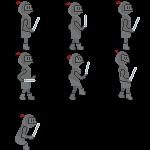
#> input picture Unit/Princess/Assets/Images/Caballero.png, 150 x 150 px, given as the content of the folder test/, which was not available
$ python merge_tiles.py
#> lines starting #> are read from the running program, lines starting #| are printed output that depends on the picture; pictures that were not available may be replaced by others from this repository, and a replacement may not be noted
import numpy as np
import cv2
import os

tilewidth = 5
alpha_limit = 0.3


def merge_tiles(path, result_path):
#> called with path = 'test/', result_path = 'test_result.png'
  imagelst = []
  size_x = -1.0
  size_y = -1.0
  size_ch = -1
  os.chdir(".")
  for file in os.listdir(path):
    img = cv2.imread(path + file, cv2.IMREAD_UNCHANGED)
#> img is the input picture: shape (150, 150, 4); mean B, G, R, A 18.3, 18.1, 18.1, 42.7
    imagelst.append(img)
    if size_x < 0 or size_y < 0 or size_ch < 0:
      size_x = img.shape[0]
#> size_x = 150
      size_y = img.shape[1]
#> size_y = 150
      size_ch = img.shape[2]
#> size_ch = 4
    else:
      if size_x != img.shape[0]:
        print('error')
      if size_y != img.shape[1]:
        print('error')
      if size_ch != img.shape[2]:
        print('error')

  total = len(imagelst)
#> total = 1
  print("For " + "{:<45}".format(result_path) + " there are a total of " + "{:<2}".format(total) + " on " + "{:<30}".format(path) + "    with size: [" + str(size_x) + ", " + str(size_y) + "] and " + str(size_ch) + " channels")
#| For test_result.png                               there are a total of 1  on test/                             with size: [150, 150] and 4 channels
  new_y = tilewidth
  new_x = int(total / tilewidth)
#> new_x = 0
  if (total % tilewidth) > 0:
    new_x += 1
#> new_x = 1

  new_x = new_x * size_x
#> new_x = 150
  new_y = new_y * size_y
#> new_y = 750
  new_ch = size_ch
#> new_ch = 4

  result = np.zeros((new_x, new_y, new_ch), np.uint8)
  pos_x = 0
  pos_y = 0
  pos_xw = pos_x + size_x
#> pos_xw = 150
  pos_yh = pos_y + size_y
#> pos_yh = 150

  for img in imagelst:
    result[pos_x:pos_xw, pos_y:pos_yh, :4] = img
    pos_y = pos_y + size_y
    if pos_y >= new_y:
      pos_x = pos_x + size_x
      pos_y = 0
    pos_xw = pos_x + size_x
    pos_yh = pos_y + size_y
#> this loop made 1 pass
#> (pos_xw, pos_yh) on pass 1: (150, 300)
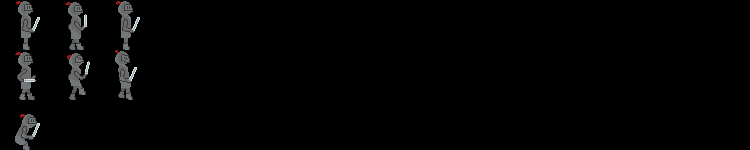
#> result: shape (150, 750, 4); mean B, G, R, A 3.7, 3.6, 3.6, 8.5
#> after the loop, pos_x = 0; pos_y = 150

  for x in range(0, new_x - 1):
    for y in range(0, new_y - 1):
      if result[x, y, 3] > alpha_limit * 255:
        result[x, y, 3] = 255
      else:
        result[x, y, 3] = 0

  cv2.imwrite(result_path, result )


merge_tiles ("test/", "test_result.png")
merge_tiles ("caballero/tiles_caminando/", "caballero/caballero_walking.png")
#| For caballero/caballero_walking.png               there are a total of 1  on caballero/tiles_caminando/        with size: [150, 150] and 4 channels
#> the loop in merge_tiles (call 2), `for img in imagelst:` made 1 pass
merge_tiles ("caballero/tiles_salto/", "caballero/caballero_jumping.png")
#| For caballero/caballero_jumping.png               there are a total of 1  on caballero/tiles_salto/            with size: [150, 150] and 4 channels
merge_tiles ("caballero/tiles_idle_1/", "caballero/caballero_idle_1.png")
#| For caballero/caballero_idle_1.png                there are a total of 1  on caballero/tiles_idle_1/           with size: [150, 150] and 4 channels

$ run again, on Unit/Princess/Assets/Images/caballero_tiles_landing.png
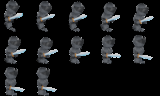
#> input picture Unit/Princess/Assets/Images/caballero_tiles_landing.png, 160 x 96 px, given as the content of the folder test/, which was not available
#> in merge_tiles, img is the input picture: shape (96, 160, 4); mean B, G, R, A 25.9, 24.7, 23.6, 52.1
#> total = 1
#| For test_result.png                               there are a total of 1  on test/                             with size: [96, 160] and 4 channels
#> in merge_tiles, `new_x = int(total / tilewidth)`: new_x = 0
#> in merge_tiles, `new_x += 1`: new_x = 1
#> in merge_tiles, `new_x = new_x * size_x`: new_x = 96
#> the loop in merge_tiles, `for img in imagelst:` made 1 pass
#> (pos_xw, pos_yh) on pass 1: (96, 320)
#> after the loop in merge_tiles, `for img in imagelst:`:
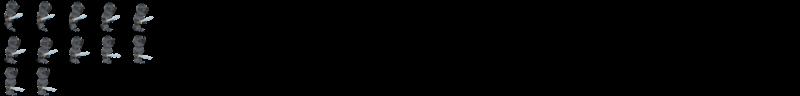
#> result: shape (96, 800, 4); mean B, G, R, A 5.2, 4.9, 4.7, 10.4
#> after the loop in merge_tiles, `for img in imagelst:`: pos_x = 0; pos_y = 160
#| For caballero/caballero_walking.png               there are a total of 1  on caballero/tiles_caminando/        with size: [96, 160] and 4 channels
#> the loop in merge_tiles (call 2), `for img in imagelst:` made 1 pass
#| For caballero/caballero_jumping.png               there are a total of 1  on caballero/tiles_salto/            with size: [96, 160] and 4 channels
#| For caballero/caballero_idle_1.png                there are a total of 1  on caballero/tiles_idle_1/           with size: [96, 160] and 4 channels
